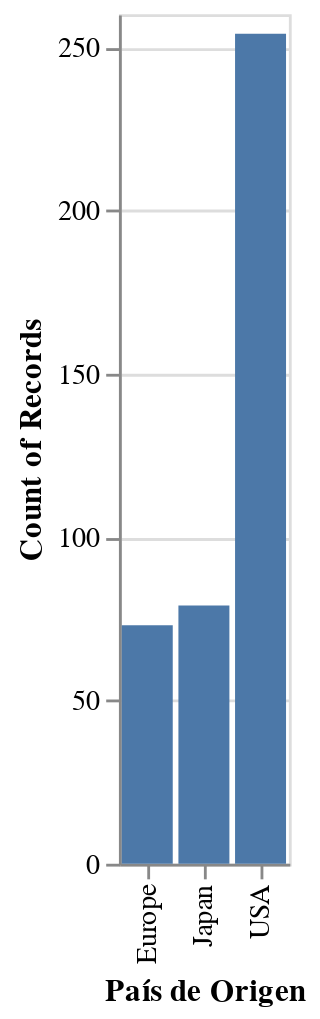

This figure's notebook cell:
### Code cell
alt.Chart(cars).mark_bar().encode(
    x = alt.X('Origin', 
              axis = alt.Axis(title = 'País de Origen'), 
             ),
    y = alt.Y('count()'),
)

### Figure 1 — Vega-Lite specification as saved in the notebook (floating-point values rounded to 4 significant figures; data arrays with more than 128 entries replaced by an {"elided": "..."} marker saying what was removed)
{"config": {"view": {"continuousWidth": 300, "continuousHeight": 300}}, "data": {"name": "data-583e73726c1545c56c203344161a975c"}, "mark": {"type": "bar"}, "encoding": {"x": {"axis": {"title": "País de Origen"}, "field": "Origin", "type": "nominal"}, "y": {"aggregate": "count", "type": "quantitative"}}, "$schema": "https://vega.github.io/schema/vega-lite/v5.17.0.json", "datasets": {"data-583e73726c1545c56c203344161a975c": {"elided": "406 records"}}}
